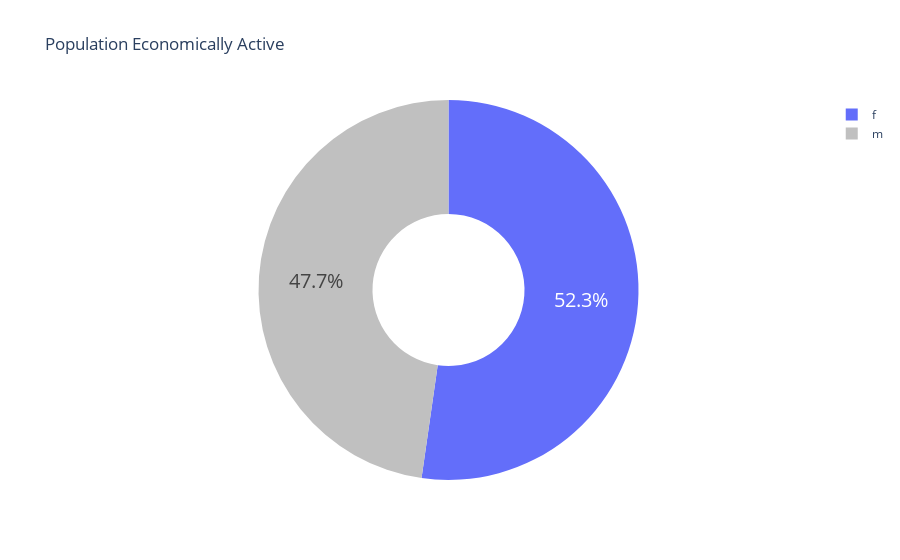

Write notebook code for a chart like this one.
### Code cell
fig4 = px.pie(df.gender, hole = 0.4,
              names = df.gender, color = df.gender,
              title = 'Population Economically Active',
              color_discrete_map = {'m':'C0C0C0', 
                                    'f': '#FFD700.', 
                                             
             })
fig4.update_traces(title_font = dict(size=25,family='Verdana', 
                   color='darkred'),
                   hoverinfo='label',
                   textinfo='percent', textfont_size=20)
fig4.show()

### Figure 1 — Plotly figure (JSON) as saved in the notebook; plotly's stock layout.template omitted (floating-point values rounded to 4 significant figures; data arrays with more than 128 entries replaced by an {"elided": "..."} marker saying what was removed)
{"data": [{"customdata": {"elided": "287x1 str values"}, "domain": {"x": [0, 1], "y": [0, 1]}, "hole": 0.4, "hoverinfo": "label", "hovertemplate": "label=%{label}<br>color=%{customdata[0]}<extra></extra>", "labels": {"elided": "287 str values"}, "legendgroup": "", "marker": {"colors": {"elided": "287 str values"}}, "name": "", "showlegend": true, "textfont": {"size": 20}, "textinfo": "percent", "title": {"font": {"color": "darkred", "family": "Verdana", "size": 25}}, "type": "pie"}], "layout": {"legend": {"tracegroupgap": 0}, "title": {"text": "Population Economically Active"}}}
